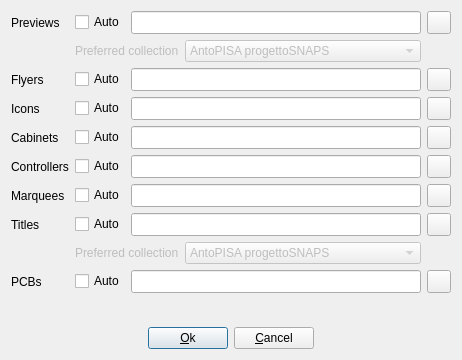
<?xml version="1.0" encoding="UTF-8"?>
<ui version="4.0">
 <class>MawsQuickDownloadSetup</class>
 <widget class="QDialog" name="MawsQuickDownloadSetup">
  <property name="geometry">
   <rect>
    <x>0</x>
    <y>0</y>
    <width>462</width>
    <height>360</height>
   </rect>
  </property>
  <property name="windowTitle">
   <string>MAWS quick download setup</string>
  </property>
  <layout class="QGridLayout" name="gridLayout_2">
   <item row="0" column="0">
    <layout class="QGridLayout" name="gridLayout">
     <item row="0" column="0">
      <widget class="QLabel" name="labelPreviews">
       <property name="sizePolicy">
        <sizepolicy hsizetype="Maximum" vsizetype="Preferred">
         <horstretch>0</horstretch>
         <verstretch>0</verstretch>
        </sizepolicy>
       </property>
       <property name="text">
        <string>Previews</string>
       </property>
      </widget>
     </item>
     <item row="0" column="2" colspan="2">
      <widget class="QLineEdit" name="lineEditPreviewDirectory">
       <property name="sizePolicy">
        <sizepolicy hsizetype="Expanding" vsizetype="Minimum">
         <horstretch>0</horstretch>
         <verstretch>0</verstretch>
        </sizepolicy>
       </property>
       <property name="toolTip">
        <string>Path to store preview images</string>
       </property>
      </widget>
     </item>
     <item row="0" column="4">
      <widget class="QToolButton" name="toolButtonBrowsePreviewDirectory">
       <property name="sizePolicy">
        <sizepolicy hsizetype="Fixed" vsizetype="Minimum">
         <horstretch>0</horstretch>
         <verstretch>0</verstretch>
        </sizepolicy>
       </property>
       <property name="toolTip">
        <string>Browse path to store preview images</string>
       </property>
       <property name="icon">
        <iconset resource="qmc2.qrc">
         <normaloff>:/data/img/fileopen.png</normaloff>:/data/img/fileopen.png</iconset>
       </property>
      </widget>
     </item>
     <item row="2" column="0">
      <widget class="QLabel" name="labelFlyers">
       <property name="sizePolicy">
        <sizepolicy hsizetype="Maximum" vsizetype="Preferred">
         <horstretch>0</horstretch>
         <verstretch>0</verstretch>
        </sizepolicy>
       </property>
       <property name="text">
        <string>Flyers</string>
       </property>
      </widget>
     </item>
     <item row="2" column="2" colspan="2">
      <widget class="QLineEdit" name="lineEditFlyerDirectory">
       <property name="sizePolicy">
        <sizepolicy hsizetype="Expanding" vsizetype="Minimum">
         <horstretch>0</horstretch>
         <verstretch>0</verstretch>
        </sizepolicy>
       </property>
       <property name="toolTip">
        <string>Path to store flyer images</string>
       </property>
      </widget>
     </item>
     <item row="2" column="4">
      <widget class="QToolButton" name="toolButtonBrowseFlyerDirectory">
       <property name="sizePolicy">
        <sizepolicy hsizetype="Fixed" vsizetype="Minimum">
         <horstretch>0</horstretch>
         <verstretch>0</verstretch>
        </sizepolicy>
       </property>
       <property name="toolTip">
        <string>Browse path to store flyer images</string>
       </property>
       <property name="icon">
        <iconset resource="qmc2.qrc">
         <normaloff>:/data/img/fileopen.png</normaloff>:/data/img/fileopen.png</iconset>
       </property>
      </widget>
     </item>
     <item row="4" column="0">
      <widget class="QLabel" name="labelCabinets">
       <property name="sizePolicy">
        <sizepolicy hsizetype="Maximum" vsizetype="Preferred">
         <horstretch>0</horstretch>
         <verstretch>0</verstretch>
        </sizepolicy>
       </property>
       <property name="text">
        <string>Cabinets</string>
       </property>
      </widget>
     </item>
     <item row="4" column="2" colspan="2">
      <widget class="QLineEdit" name="lineEditCabinetDirectory">
       <property name="sizePolicy">
        <sizepolicy hsizetype="Expanding" vsizetype="Minimum">
         <horstretch>0</horstretch>
         <verstretch>0</verstretch>
        </sizepolicy>
       </property>
       <property name="toolTip">
        <string>Path to store cabinet images</string>
       </property>
      </widget>
     </item>
     <item row="4" column="4">
      <widget class="QToolButton" name="toolButtonBrowseCabinetDirectory">
       <property name="sizePolicy">
        <sizepolicy hsizetype="Fixed" vsizetype="Minimum">
         <horstretch>0</horstretch>
         <verstretch>0</verstretch>
        </sizepolicy>
       </property>
       <property name="toolTip">
        <string>Browse path to store cabinet images</string>
       </property>
       <property name="icon">
        <iconset resource="qmc2.qrc">
         <normaloff>:/data/img/fileopen.png</normaloff>:/data/img/fileopen.png</iconset>
       </property>
      </widget>
     </item>
     <item row="5" column="0">
      <widget class="QLabel" name="labelControllers">
       <property name="sizePolicy">
        <sizepolicy hsizetype="Maximum" vsizetype="Preferred">
         <horstretch>0</horstretch>
         <verstretch>0</verstretch>
        </sizepolicy>
       </property>
       <property name="text">
        <string>Controllers</string>
       </property>
      </widget>
     </item>
     <item row="5" column="2" colspan="2">
      <widget class="QLineEdit" name="lineEditControllerDirectory">
       <property name="sizePolicy">
        <sizepolicy hsizetype="Expanding" vsizetype="Minimum">
         <horstretch>0</horstretch>
         <verstretch>0</verstretch>
        </sizepolicy>
       </property>
       <property name="toolTip">
        <string>Path to store controller images</string>
       </property>
      </widget>
     </item>
     <item row="5" column="4">
      <widget class="QToolButton" name="toolButtonBrowseControllerDirectory">
       <property name="sizePolicy">
        <sizepolicy hsizetype="Fixed" vsizetype="Minimum">
         <horstretch>0</horstretch>
         <verstretch>0</verstretch>
        </sizepolicy>
       </property>
       <property name="toolTip">
        <string>Browse path to store controller images</string>
       </property>
       <property name="icon">
        <iconset resource="qmc2.qrc">
         <normaloff>:/data/img/fileopen.png</normaloff>:/data/img/fileopen.png</iconset>
       </property>
      </widget>
     </item>
     <item row="6" column="0">
      <widget class="QLabel" name="labelMarquees">
       <property name="sizePolicy">
        <sizepolicy hsizetype="Maximum" vsizetype="Preferred">
         <horstretch>0</horstretch>
         <verstretch>0</verstretch>
        </sizepolicy>
       </property>
       <property name="text">
        <string>Marquees</string>
       </property>
      </widget>
     </item>
     <item row="6" column="2" colspan="2">
      <widget class="QLineEdit" name="lineEditMarqueeDirectory">
       <property name="sizePolicy">
        <sizepolicy hsizetype="Expanding" vsizetype="Minimum">
         <horstretch>0</horstretch>
         <verstretch>0</verstretch>
        </sizepolicy>
       </property>
       <property name="toolTip">
        <string>Path to store marquee images</string>
       </property>
      </widget>
     </item>
     <item row="6" column="4">
      <widget class="QToolButton" name="toolButtonBrowseMarqueeDirectory">
       <property name="sizePolicy">
        <sizepolicy hsizetype="Fixed" vsizetype="Minimum">
         <horstretch>0</horstretch>
         <verstretch>0</verstretch>
        </sizepolicy>
       </property>
       <property name="toolTip">
        <string>Browse path to store marquee images</string>
       </property>
       <property name="icon">
        <iconset resource="qmc2.qrc">
         <normaloff>:/data/img/fileopen.png</normaloff>:/data/img/fileopen.png</iconset>
       </property>
      </widget>
     </item>
     <item row="7" column="0">
      <widget class="QLabel" name="labelTitles">
       <property name="sizePolicy">
        <sizepolicy hsizetype="Maximum" vsizetype="Preferred">
         <horstretch>0</horstretch>
         <verstretch>0</verstretch>
        </sizepolicy>
       </property>
       <property name="text">
        <string>Titles</string>
       </property>
      </widget>
     </item>
     <item row="7" column="2" colspan="2">
      <widget class="QLineEdit" name="lineEditTitleDirectory">
       <property name="sizePolicy">
        <sizepolicy hsizetype="Expanding" vsizetype="Minimum">
         <horstretch>0</horstretch>
         <verstretch>0</verstretch>
        </sizepolicy>
       </property>
       <property name="toolTip">
        <string>Path to store title images</string>
       </property>
      </widget>
     </item>
     <item row="7" column="4">
      <widget class="QToolButton" name="toolButtonBrowseTitleDirectory">
       <property name="sizePolicy">
        <sizepolicy hsizetype="Fixed" vsizetype="Minimum">
         <horstretch>0</horstretch>
         <verstretch>0</verstretch>
        </sizepolicy>
       </property>
       <property name="toolTip">
        <string>Browse path to store title images</string>
       </property>
       <property name="icon">
        <iconset resource="qmc2.qrc">
         <normaloff>:/data/img/fileopen.png</normaloff>:/data/img/fileopen.png</iconset>
       </property>
      </widget>
     </item>
     <item row="9" column="0">
      <widget class="QLabel" name="labelPCBs">
       <property name="sizePolicy">
        <sizepolicy hsizetype="Maximum" vsizetype="Preferred">
         <horstretch>0</horstretch>
         <verstretch>0</verstretch>
        </sizepolicy>
       </property>
       <property name="text">
        <string>PCBs</string>
       </property>
      </widget>
     </item>
     <item row="9" column="2" colspan="2">
      <widget class="QLineEdit" name="lineEditPCBDirectory">
       <property name="sizePolicy">
        <sizepolicy hsizetype="Expanding" vsizetype="Minimum">
         <horstretch>0</horstretch>
         <verstretch>0</verstretch>
        </sizepolicy>
       </property>
       <property name="toolTip">
        <string>Path to store PCB images</string>
       </property>
      </widget>
     </item>
     <item row="9" column="4">
      <widget class="QToolButton" name="toolButtonBrowsePCBDirectory">
       <property name="sizePolicy">
        <sizepolicy hsizetype="Fixed" vsizetype="Minimum">
         <horstretch>0</horstretch>
         <verstretch>0</verstretch>
        </sizepolicy>
       </property>
       <property name="toolTip">
        <string>Browse path to store PCB images</string>
       </property>
       <property name="icon">
        <iconset resource="qmc2.qrc">
         <normaloff>:/data/img/fileopen.png</normaloff>:/data/img/fileopen.png</iconset>
       </property>
      </widget>
     </item>
     <item row="11" column="0" colspan="5">
      <layout class="QHBoxLayout" name="horizontalLayout">
       <item>
        <spacer name="horizontalSpacer">
         <property name="sizePolicy">
          <sizepolicy hsizetype="Expanding" vsizetype="Minimum">
           <horstretch>0</horstretch>
           <verstretch>0</verstretch>
          </sizepolicy>
         </property>
         <property name="orientation">
          <enum>Qt::Horizontal</enum>
         </property>
         <property name="sizeType">
          <enum>QSizePolicy::Expanding</enum>
         </property>
         <property name="sizeHint" stdset="0">
          <size>
           <width>130</width>
           <height>20</height>
          </size>
         </property>
        </spacer>
       </item>
       <item>
        <widget class="QPushButton" name="pushButtonOk">
         <property name="toolTip">
          <string>Apply MAWS quick download setup and close dialog</string>
         </property>
         <property name="text">
          <string>&amp;Ok</string>
         </property>
         <property name="icon">
          <iconset resource="qmc2.qrc">
           <normaloff>:/data/img/yes.png</normaloff>:/data/img/yes.png</iconset>
         </property>
        </widget>
       </item>
       <item>
        <widget class="QPushButton" name="pushButtonCancel">
         <property name="toolTip">
          <string>Cancel MAWS quick download setup and close dialog</string>
         </property>
         <property name="text">
          <string>&amp;Cancel</string>
         </property>
         <property name="icon">
          <iconset resource="qmc2.qrc">
           <normaloff>:/data/img/no.png</normaloff>:/data/img/no.png</iconset>
         </property>
        </widget>
       </item>
       <item>
        <spacer name="horizontalSpacer_2">
         <property name="sizePolicy">
          <sizepolicy hsizetype="Expanding" vsizetype="Minimum">
           <horstretch>0</horstretch>
           <verstretch>0</verstretch>
          </sizepolicy>
         </property>
         <property name="orientation">
          <enum>Qt::Horizontal</enum>
         </property>
         <property name="sizeType">
          <enum>QSizePolicy::Expanding</enum>
         </property>
         <property name="sizeHint" stdset="0">
          <size>
           <width>130</width>
           <height>20</height>
          </size>
         </property>
        </spacer>
       </item>
      </layout>
     </item>
     <item row="10" column="0" colspan="5">
      <spacer name="verticalSpacer">
       <property name="orientation">
        <enum>Qt::Vertical</enum>
       </property>
       <property name="sizeHint" stdset="0">
        <size>
         <width>20</width>
         <height>0</height>
        </size>
       </property>
      </spacer>
     </item>
     <item row="0" column="1">
      <widget class="QCheckBox" name="checkBoxAutoPreviews">
       <property name="sizePolicy">
        <sizepolicy hsizetype="Fixed" vsizetype="Fixed">
         <horstretch>0</horstretch>
         <verstretch>0</verstretch>
        </sizepolicy>
       </property>
       <property name="toolTip">
        <string>Automatically download preview images</string>
       </property>
       <property name="text">
        <string>Auto</string>
       </property>
      </widget>
     </item>
     <item row="2" column="1">
      <widget class="QCheckBox" name="checkBoxAutoFlyers">
       <property name="sizePolicy">
        <sizepolicy hsizetype="Fixed" vsizetype="Fixed">
         <horstretch>0</horstretch>
         <verstretch>0</verstretch>
        </sizepolicy>
       </property>
       <property name="toolTip">
        <string>Automatically download flyer images</string>
       </property>
       <property name="text">
        <string>Auto</string>
       </property>
      </widget>
     </item>
     <item row="4" column="1">
      <widget class="QCheckBox" name="checkBoxAutoCabinets">
       <property name="sizePolicy">
        <sizepolicy hsizetype="Fixed" vsizetype="Fixed">
         <horstretch>0</horstretch>
         <verstretch>0</verstretch>
        </sizepolicy>
       </property>
       <property name="toolTip">
        <string>Automatically download cabinet images</string>
       </property>
       <property name="text">
        <string>Auto</string>
       </property>
      </widget>
     </item>
     <item row="5" column="1">
      <widget class="QCheckBox" name="checkBoxAutoControllers">
       <property name="sizePolicy">
        <sizepolicy hsizetype="Fixed" vsizetype="Fixed">
         <horstretch>0</horstretch>
         <verstretch>0</verstretch>
        </sizepolicy>
       </property>
       <property name="toolTip">
        <string>Automatically download controller images</string>
       </property>
       <property name="text">
        <string>Auto</string>
       </property>
      </widget>
     </item>
     <item row="6" column="1">
      <widget class="QCheckBox" name="checkBoxAutoMarquees">
       <property name="sizePolicy">
        <sizepolicy hsizetype="Fixed" vsizetype="Fixed">
         <horstretch>0</horstretch>
         <verstretch>0</verstretch>
        </sizepolicy>
       </property>
       <property name="toolTip">
        <string>Automatically download marquee images</string>
       </property>
       <property name="text">
        <string>Auto</string>
       </property>
      </widget>
     </item>
     <item row="7" column="1">
      <widget class="QCheckBox" name="checkBoxAutoTitles">
       <property name="sizePolicy">
        <sizepolicy hsizetype="Fixed" vsizetype="Fixed">
         <horstretch>0</horstretch>
         <verstretch>0</verstretch>
        </sizepolicy>
       </property>
       <property name="toolTip">
        <string>Automatically download title images</string>
       </property>
       <property name="text">
        <string>Auto</string>
       </property>
      </widget>
     </item>
     <item row="9" column="1">
      <widget class="QCheckBox" name="checkBoxAutoPCBs">
       <property name="sizePolicy">
        <sizepolicy hsizetype="Fixed" vsizetype="Fixed">
         <horstretch>0</horstretch>
         <verstretch>0</verstretch>
        </sizepolicy>
       </property>
       <property name="toolTip">
        <string>Automatically download PCB images</string>
       </property>
       <property name="text">
        <string>Auto</string>
       </property>
      </widget>
     </item>
     <item row="3" column="0">
      <widget class="QLabel" name="labelIcons">
       <property name="sizePolicy">
        <sizepolicy hsizetype="Maximum" vsizetype="Preferred">
         <horstretch>0</horstretch>
         <verstretch>0</verstretch>
        </sizepolicy>
       </property>
       <property name="text">
        <string>Icons</string>
       </property>
      </widget>
     </item>
     <item row="3" column="2" colspan="2">
      <widget class="QLineEdit" name="lineEditIconDirectory">
       <property name="sizePolicy">
        <sizepolicy hsizetype="Expanding" vsizetype="Minimum">
         <horstretch>0</horstretch>
         <verstretch>0</verstretch>
        </sizepolicy>
       </property>
       <property name="toolTip">
        <string>Path to store icon images</string>
       </property>
      </widget>
     </item>
     <item row="3" column="4">
      <widget class="QToolButton" name="toolButtonBrowseIconDirectory">
       <property name="sizePolicy">
        <sizepolicy hsizetype="Fixed" vsizetype="Minimum">
         <horstretch>0</horstretch>
         <verstretch>0</verstretch>
        </sizepolicy>
       </property>
       <property name="toolTip">
        <string>Browse path to store icon images</string>
       </property>
       <property name="icon">
        <iconset resource="qmc2.qrc">
         <normaloff>:/data/img/fileopen.png</normaloff>:/data/img/fileopen.png</iconset>
       </property>
      </widget>
     </item>
     <item row="3" column="1">
      <widget class="QCheckBox" name="checkBoxAutoIcons">
       <property name="sizePolicy">
        <sizepolicy hsizetype="Fixed" vsizetype="Fixed">
         <horstretch>0</horstretch>
         <verstretch>0</verstretch>
        </sizepolicy>
       </property>
       <property name="toolTip">
        <string>Automatically download icon images</string>
       </property>
       <property name="text">
        <string>Auto</string>
       </property>
      </widget>
     </item>
     <item row="1" column="1" colspan="3">
      <layout class="QHBoxLayout" name="horizontalLayout_2">
       <item>
        <widget class="QLabel" name="labelPreferredPreviewCollection">
         <property name="enabled">
          <bool>false</bool>
         </property>
         <property name="text">
          <string>Preferred collection</string>
         </property>
        </widget>
       </item>
       <item>
        <widget class="QComboBox" name="comboBoxPreferredPreviewCollection">
         <property name="enabled">
          <bool>false</bool>
         </property>
         <property name="sizePolicy">
          <sizepolicy hsizetype="MinimumExpanding" vsizetype="Fixed">
           <horstretch>0</horstretch>
           <verstretch>0</verstretch>
          </sizepolicy>
         </property>
         <property name="toolTip">
          <string>Select the preferred image collection for in-game previews (auto-download)</string>
         </property>
         <item>
          <property name="text">
           <string>AntoPISA progettoSNAPS</string>
          </property>
         </item>
         <item>
          <property name="text">
           <string>MAME World Snap Collection</string>
          </property>
         </item>
         <item>
          <property name="text">
           <string>CrashTest Snap Collection</string>
          </property>
         </item>
         <item>
          <property name="text">
           <string>Enaitz Jar Snaps</string>
          </property>
         </item>
        </widget>
       </item>
      </layout>
     </item>
     <item row="8" column="1" colspan="3">
      <layout class="QHBoxLayout" name="horizontalLayout_3">
       <item>
        <widget class="QLabel" name="labelPreferredTitleCollection">
         <property name="enabled">
          <bool>false</bool>
         </property>
         <property name="text">
          <string>Preferred collection</string>
         </property>
        </widget>
       </item>
       <item>
        <widget class="QComboBox" name="comboBoxPreferredTitleCollection">
         <property name="enabled">
          <bool>false</bool>
         </property>
         <property name="sizePolicy">
          <sizepolicy hsizetype="MinimumExpanding" vsizetype="Fixed">
           <horstretch>0</horstretch>
           <verstretch>0</verstretch>
          </sizepolicy>
         </property>
         <property name="toolTip">
          <string>Select the preferred image collection for titles (auto-download)</string>
         </property>
         <item>
          <property name="text">
           <string>AntoPISA progettoSNAPS</string>
          </property>
         </item>
         <item>
          <property name="text">
           <string>CrashTest Snap Collection</string>
          </property>
         </item>
        </widget>
       </item>
      </layout>
     </item>
    </layout>
   </item>
  </layout>
 </widget>
 <tabstops>
  <tabstop>checkBoxAutoPreviews</tabstop>
  <tabstop>lineEditPreviewDirectory</tabstop>
  <tabstop>toolButtonBrowsePreviewDirectory</tabstop>
  <tabstop>comboBoxPreferredPreviewCollection</tabstop>
  <tabstop>checkBoxAutoFlyers</tabstop>
  <tabstop>lineEditFlyerDirectory</tabstop>
  <tabstop>toolButtonBrowseFlyerDirectory</tabstop>
  <tabstop>checkBoxAutoIcons</tabstop>
  <tabstop>lineEditIconDirectory</tabstop>
  <tabstop>toolButtonBrowseIconDirectory</tabstop>
  <tabstop>checkBoxAutoCabinets</tabstop>
  <tabstop>lineEditCabinetDirectory</tabstop>
  <tabstop>toolButtonBrowseCabinetDirectory</tabstop>
  <tabstop>checkBoxAutoControllers</tabstop>
  <tabstop>lineEditControllerDirectory</tabstop>
  <tabstop>toolButtonBrowseControllerDirectory</tabstop>
  <tabstop>checkBoxAutoMarquees</tabstop>
  <tabstop>lineEditMarqueeDirectory</tabstop>
  <tabstop>toolButtonBrowseMarqueeDirectory</tabstop>
  <tabstop>checkBoxAutoTitles</tabstop>
  <tabstop>lineEditTitleDirectory</tabstop>
  <tabstop>toolButtonBrowseTitleDirectory</tabstop>
  <tabstop>comboBoxPreferredTitleCollection</tabstop>
  <tabstop>checkBoxAutoPCBs</tabstop>
  <tabstop>lineEditPCBDirectory</tabstop>
  <tabstop>toolButtonBrowsePCBDirectory</tabstop>
  <tabstop>pushButtonOk</tabstop>
  <tabstop>pushButtonCancel</tabstop>
 </tabstops>
 <resources>
  <include location="qmc2.qrc"/>
 </resources>
 <connections>
  <connection>
   <sender>pushButtonOk</sender>
   <signal>clicked()</signal>
   <receiver>MawsQuickDownloadSetup</receiver>
   <slot>accept()</slot>
   <hints>
    <hint type="sourcelabel">
     <x>225</x>
     <y>348</y>
    </hint>
    <hint type="destinationlabel">
     <x>224</x>
     <y>467</y>
    </hint>
   </hints>
  </connection>
  <connection>
   <sender>pushButtonCancel</sender>
   <signal>clicked()</signal>
   <receiver>MawsQuickDownloadSetup</receiver>
   <slot>reject()</slot>
   <hints>
    <hint type="sourcelabel">
     <x>310</x>
     <y>348</y>
    </hint>
    <hint type="destinationlabel">
     <x>417</x>
     <y>474</y>
    </hint>
   </hints>
  </connection>
  <connection>
   <sender>checkBoxAutoPreviews</sender>
   <signal>toggled(bool)</signal>
   <receiver>labelPreferredPreviewCollection</receiver>
   <slot>setEnabled(bool)</slot>
   <hints>
    <hint type="sourcelabel">
     <x>109</x>
     <y>28</y>
    </hint>
    <hint type="destinationlabel">
     <x>110</x>
     <y>47</y>
    </hint>
   </hints>
  </connection>
  <connection>
   <sender>checkBoxAutoPreviews</sender>
   <signal>toggled(bool)</signal>
   <receiver>comboBoxPreferredPreviewCollection</receiver>
   <slot>setEnabled(bool)</slot>
   <hints>
    <hint type="sourcelabel">
     <x>120</x>
     <y>28</y>
    </hint>
    <hint type="destinationlabel">
     <x>221</x>
     <y>47</y>
    </hint>
   </hints>
  </connection>
  <connection>
   <sender>checkBoxAutoTitles</sender>
   <signal>toggled(bool)</signal>
   <receiver>labelPreferredTitleCollection</receiver>
   <slot>setEnabled(bool)</slot>
   <hints>
    <hint type="sourcelabel">
     <x>104</x>
     <y>238</y>
    </hint>
    <hint type="destinationlabel">
     <x>82</x>
     <y>261</y>
    </hint>
   </hints>
  </connection>
  <connection>
   <sender>checkBoxAutoTitles</sender>
   <signal>toggled(bool)</signal>
   <receiver>comboBoxPreferredTitleCollection</receiver>
   <slot>setEnabled(bool)</slot>
   <hints>
    <hint type="sourcelabel">
     <x>107</x>
     <y>242</y>
    </hint>
    <hint type="destinationlabel">
     <x>210</x>
     <y>264</y>
    </hint>
   </hints>
  </connection>
 </connections>
</ui>
